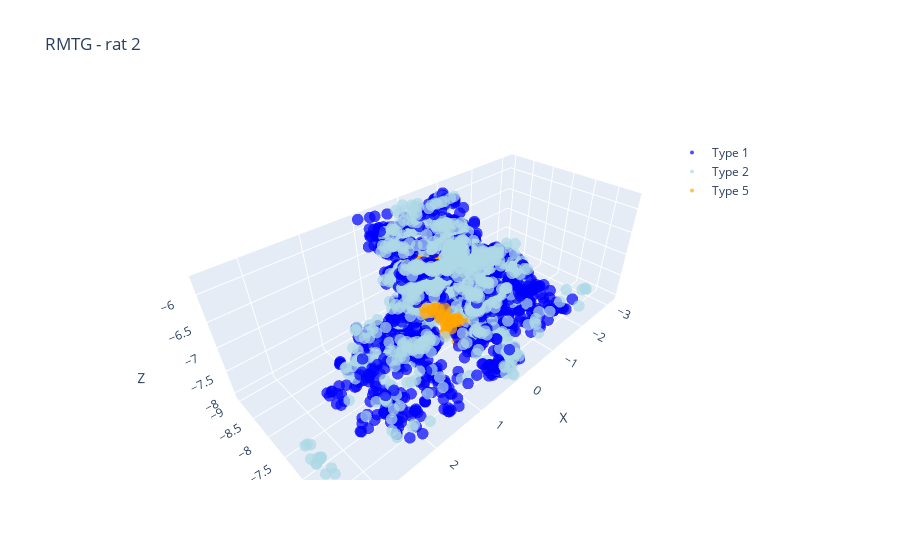

This figure's notebook cell:
### Markdown cell above
All slices - sample 1 i 2

### Code cell
color_map = {1: 'blue', 2: 'lightblue', 5: 'orange'}  # 6: 'purple'
fig = go.Figure()
added_types = set()



#sample 1
folder_path = 'rat2\\Szkiełko 1'
ref_dict = load_ref_dict_from_txt(folder_path)
for filename in os.listdir(folder_path):
    if filename.endswith('.xml'):
        for ref_key in ref_dict.keys():
            if filename.endswith(f"{ref_key}.xml"):
                file_path = os.path.join(folder_path, filename)
                ref_cor = ref_dict[ref_key]       
                added_types = plot_slice(fig, file_path, ref_cor, color_map=color_map, added_types=added_types)

#sample 2
folder_path = 'rat2\\Szkiełko 2'
ref_dict = load_ref_dict_from_txt(folder_path)
for filename in os.listdir(folder_path):
    if filename.endswith('.xml'):
        for ref_key in ref_dict.keys():
            if filename.endswith(f"{ref_key}.xml"):
                file_path = os.path.join(folder_path, filename)
                ref_cor = ref_dict[ref_key]
                added_types = plot_slice(fig, file_path, ref_cor, color_map=color_map, added_types=added_types)

fig.update_layout(
    scene=dict(
        xaxis_title='X',
        yaxis_title='Y',
        zaxis_title='Z',
        aspectmode='data'
    ),
    title="RMTG - rat 2",
    legend=dict(x=0.8, y=0.9)
)

fig.show()
